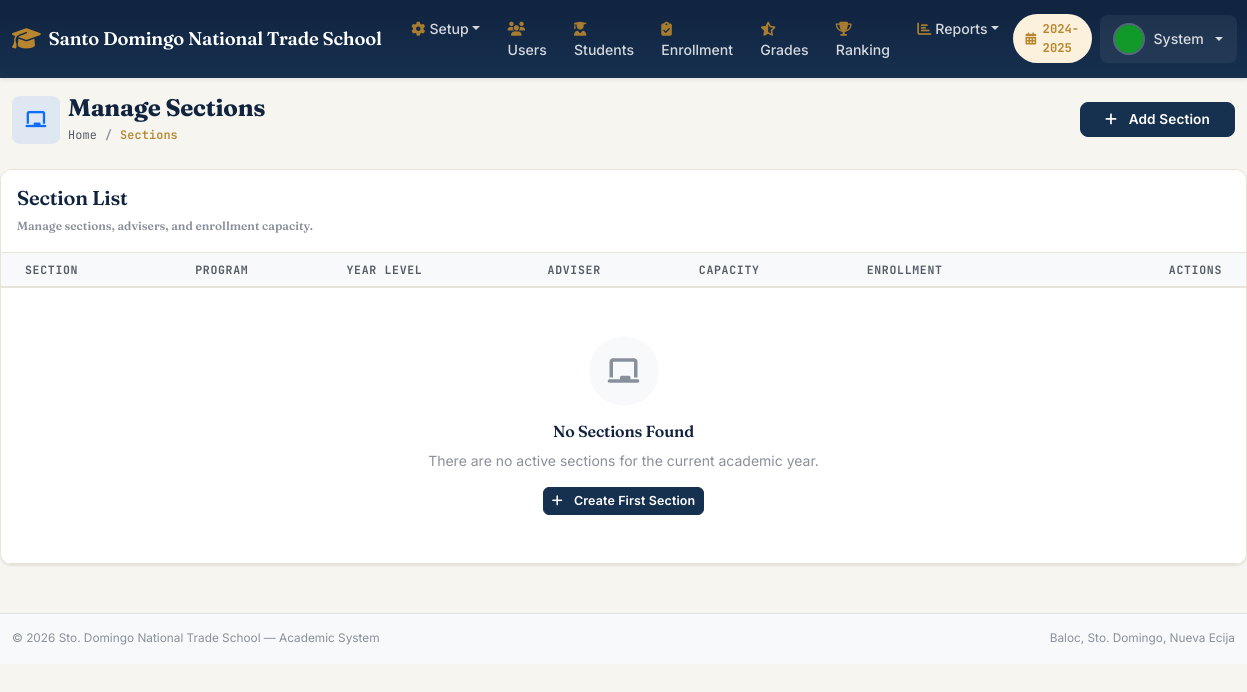
The app's page /sdnts/admin/sections.php (signed in) with its own data.
### tables this page shows
CREATE TABLE `system_settings` (
  `settingID` INT AUTO_INCREMENT PRIMARY KEY,
  `settingKey` VARCHAR(100) UNIQUE NOT NULL,
  `settingValue` TEXT,
  `dateUpdated` DATETIME DEFAULT CURRENT_TIMESTAMP ON UPDATE CURRENT_TIMESTAMP
);

CREATE TABLE `academicYear` (
  `ayID` INT AUTO_INCREMENT PRIMARY KEY,
  `academicYear` VARCHAR(20) NOT NULL,
  `academicDesc` TEXT,
  `status` ENUM('active','inactive') DEFAULT 'inactive',
  `dateCreated` DATETIME DEFAULT CURRENT_TIMESTAMP,
  `dateDeleted` DATETIME DEFAULT NULL
);

CREATE TABLE `users` (
  `userID` INT AUTO_INCREMENT PRIMARY KEY,
  `employeeNo` VARCHAR(20) UNIQUE DEFAULT NULL,
  `firstName` VARCHAR(100) NOT NULL,
  `middleName` VARCHAR(100) DEFAULT NULL,
  `lastName` VARCHAR(100) NOT NULL,
  `extName` VARCHAR(10) DEFAULT NULL,
  `pic` VARCHAR(255) DEFAULT 'default.png',
  `roleID` INT NOT NULL,
  `email` VARCHAR(150) NOT NULL UNIQUE,
  `password` VARCHAR(255) NOT NULL,
  `programID` INT DEFAULT NULL,
  `isActive` TINYINT(1) DEFAULT 1,
  `dateCreated` DATETIME DEFAULT CURRENT_TIMESTAMP,
  `dateDeleted` DATETIME DEFAULT NULL,
  `deletedBy` INT DEFAULT NULL COMMENT 'Archive audit trail: userID who archived this record',
  FOREIGN KEY (`roleID`) REFERENCES `roles`(`roleID`)
);

### sdnts/includes/config.php (called while the page is built, shortened)
<?php
function getDB(): PDO {
    static $pdo = null;
    if ($pdo === null) {
        try {
            $dsn = "mysql:host=" . DB_HOST . ";dbname=" . DB_NAME . ";charset=" . DB_CHARSET;
            $options = [
                PDO::ATTR_ERRMODE            => PDO::ERRMODE_EXCEPTION,
                PDO::ATTR_DEFAULT_FETCH_MODE => PDO::FETCH_ASSOC,
                PDO::ATTR_EMULATE_PREPARES   => false,
            ];
            $pdo = new PDO($dsn, DB_USER, DB_PASS, $options);
        } catch (PDOException $e) {
            die('<div style="background:#fee;padding:20px;font-family:monospace;">
                <strong>Database Connection Error</strong><br>
                Please ensure XAMPP MySQL is running and database <strong>sdnts_db</strong> exists.<br>
                Run <code>database.sql</code> first.<br>
                Error: ' . htmlspecialchars($e->getMessage()) . '
            </div>');
        }
    }
    return $pdo;
}
function getActiveAY(): array {
    $db = getDB();
    $stmt = $db->prepare("SELECT * FROM academicYear WHERE status='active' LIMIT 1");
    $stmt->execute();
    return $stmt->fetch() ?: ['ayID' => 1, 'academicYear' => '2024-2025'];
}
function getSetting(string $key): string {
    $db = getDB();
    $stmt = $db->prepare("SELECT settingValue FROM system_settings WHERE settingKey=?");
    $stmt->execute([$key]);
    $row = $stmt->fetch();
    return $row ? $row['settingValue'] : '';
}
function clean(string $str): string {
    return htmlspecialchars(trim($str), ENT_QUOTES, 'UTF-8');
}

### sdnts/admin/sections.php (the view, shortened to what this page needs)
<?php
require_once '../includes/config.php';
include '../includes/header.php';
?>
<div class="d-flex flex-wrap justify-content-between align-items-center gap-3 mb-4">
    <div>
        <div class="d-flex align-items-center gap-2">
            <div
                class="rounded-3 bg-primary bg-opacity-10
                       text-primary d-flex align-items-center
                       justify-content-center"
                style="width:48px;height:48px;"
            >
            </div>
            <div>
                <h4 class="mb-1 fw-bold">
                    Manage Sections
                </h4>
                <nav aria-label="breadcrumb">
                    <ol class="breadcrumb mb-0 small">
                        <li class="breadcrumb-item">
                            <a
                                href="<?= SITE_URL ?>/dashboard.php"
                                class="text-decoration-none"
                            >
                                Home
                            </a>
                        </li>
                        <li class="breadcrumb-item active">
                            Sections
                        </li>
                    </ol>
                </nav>
            </div>
        </div>
    </div>
    <button
        type="button"
        class="btn btn-primary px-4"
        data-bs-toggle="modal"
        data-bs-target="#modalSection"
        id="btnAddSection"
    >
        <i class="fas fa-plus me-2"></i>
        Add Section
    </button>
</div>
    </div>
<div class="card border-0 shadow-sm overflow-hidden">
    <div class="card-header bg-white border-0 py-3">
        <div class="d-flex flex-wrap justify-content-between align-items-center gap-2">
            <div>
                <h5 class="mb-1 fw-semibold">
                    Section List
                </h5>
                <small class="text-muted">
                    Manage sections, advisers, and enrollment capacity.
                </small>
            </div>
        </div>
    </div>
    <div class="card-body p-0">
        <div class="table-responsive">
            <table class="table table-hover align-middle mb-0 datatable">
                <thead class="table-light">
                    <tr>
                        <th class="ps-4">
                            Section
                        </th>
                        <th>
                            Program
                        </th>
                        <th>
                            Year Level
                        </th>
                        <th>
                            Adviser
                        </th>
                        <th>
                            Capacity
                        </th>
                        <th>
                            Enrollment
                        </th>
                        <th class="text-end pe-4">
                            Actions
                        </th>
                    </tr>
                </thead>
                <tbody>
                <?php
                $hasSections = false;
                ?>
                <?php if (!$hasSections): ?>
                    <tr>
                        <td
                            colspan="7"
                            class="text-center py-5"
                        >
                            <div class="mb-3">
                                <div
                                    class="rounded-circle bg-light
                                           d-inline-flex
                                           align-items-center
                                           justify-content-center"
                                    style="width:70px;height:70px;"
                                >
                                    <i
                                        class="fas fa-chalkboard
                                               fa-2x text-muted"
                                    ></i>
                                </div>
                            </div>
                            <h6 class="fw-semibold">
                                No Sections Found
                            </h6>
                            <p class="text-muted mb-3">
                                There are no active sections
                                for the current academic year.
                            </p>
                            <button
                                type="button"
                                class="btn btn-primary btn-sm"
                                data-bs-toggle="modal"
                                data-bs-target="#modalSection"
                            >
                                <i class="fas fa-plus me-2"></i>
                                Create First Section
                            </button>
                        </td>
                    </tr>
                <?php endif; ?>
                </tbody>
            </table>
        </div>
    </div>
</div>
<?php
include '../includes/footer.php';
?>

### sdnts/includes/header.php (shortened to what this page needs)
<?php
$activeAY = getActiveAY();
$schoolName = getSetting('school_name') ?: 'SDNTS';
$currentUser = null;
try {
    $db = getDB();
    $stmt = $db->prepare("SELECT u.*, r.roleName FROM users u JOIN roles r ON u.roleID=r.roleID WHERE u.userID=?");
    $stmt->execute([$_SESSION['userID']]);
    $currentUser = $stmt->fetch();
} catch(Exception $e) {}
?>
<!DOCTYPE html>
<html lang="en">
<head>
  <link rel="stylesheet" href="https://cdnjs.cloudflare.com/ajax/libs/bootstrap/5.3.2/css/bootstrap.min.css">
  <link rel="stylesheet" href="https://cdnjs.cloudflare.com/ajax/libs/font-awesome/6.5.0/css/all.min.css">
  <link rel="stylesheet" href="https://cdnjs.cloudflare.com/ajax/libs/datatables/1.10.21/css/dataTables.bootstrap5.min.css">
  <link rel="stylesheet" href="<?= SITE_URL ?>/assets/css/style.css">
</head>
<body>
<nav class="navbar navbar-expand-lg navbar-dark site-navbar shadow-sm">
  <div class="container-fluid">
    <a class="navbar-brand d-flex align-items-center gap-2" href="<?= SITE_URL ?>/dashboard.php">
      <i class="fas fa-graduation-cap fa-lg"></i>
      <span class="d-none d-md-inline"><?= clean($schoolName) ?></span>
    </a>
    <div class="collapse navbar-collapse" id="navMain">
      <ul class="navbar-nav me-auto">
        <?php if (in_array($_SESSION['roleID'], [ROLE_ADMIN, ROLE_PRINCIPAL])): ?>
        <li class="nav-item dropdown">
          <a class="nav-link dropdown-toggle" href="#" data-bs-toggle="dropdown"><i class="fas fa-cog me-1"></i>Setup</a>
        </li>
        <?php endif; ?>
        <?php if ($_SESSION['roleID'] === ROLE_ADMIN): ?>
        <li class="nav-item">
          <a class="nav-link" href="<?= SITE_URL ?>/admin/users.php"><i class="fas fa-users me-1"></i>Users</a>
        </li>
        <?php endif; ?>
        <?php if (in_array($_SESSION['roleID'], [ROLE_ADMIN, ROLE_PRINCIPAL, ROLE_TEACHER])): ?>
        <li class="nav-item">
          <a class="nav-link" href="<?= SITE_URL ?>/admin/students.php"><i class="fas fa-user-graduate me-1"></i>Students</a>
        </li>
        <li class="nav-item">
          <a class="nav-link" href="<?= SITE_URL ?>/admin/enrollment.php"><i class="fas fa-clipboard-check me-1"></i>Enrollment</a>
        </li>
        <li class="nav-item">
          <a class="nav-link" href="<?= SITE_URL ?>/admin/grades.php"><i class="fas fa-star-half-alt me-1"></i>Grades</a>
        </li>
        <li class="nav-item">
          <a class="nav-link" href="<?= SITE_URL ?>/admin/ranking.php"><i class="fas fa-trophy me-1"></i>Ranking</a>
        </li>
        <?php endif; ?>
        <li class="nav-item dropdown">
          <a class="nav-link dropdown-toggle" href="#" data-bs-toggle="dropdown"><i class="fas fa-chart-bar me-1"></i>Reports</a>
        </li>
      </ul>
      <ul class="navbar-nav ms-auto align-items-center">
        <li class="nav-item me-2">
          <span class="ay-chip"><i class="fas fa-calendar-alt"></i><?= clean($activeAY['academicYear']) ?></span>
        </li>
        <li class="nav-item dropdown">
          <a class="nav-link dropdown-toggle d-flex align-items-center gap-2 user-menu-toggle" href="#" data-bs-toggle="dropdown">
            <img src="<?= SITE_URL ?>/assets/img/uploads/<?= clean($currentUser['pic'] ?? 'default.png') ?>"
                 class="rounded-circle user-avatar-img" width="32" height="32" style="object-fit:cover;" onerror="this.src='<?= SITE_URL ?>/assets/img/default.png'">
            <span class="d-none d-lg-inline"><?= clean($currentUser['firstName'] ?? '') ?></span>
          </a>
        </li>
      </ul>
    </div>
  </div>
</nav>
<div class="container-fluid mt-3">

### sdnts/assets/css/style.css (style rules this page uses)
:root { --navy-900:#10233F; --navy-800:#152C4C; --navy-700:#1B3A63; --navy-500:#2F5687; --navy-100:#E7EEF6; --gold-500:#B8862E; --gold-100:#FBF1DD; --sage-600:#3E7A5B; --sage-100:#E4F1EA; --plum-600:#5B4B8A; --plum-100:#EDE9F6; --brick-600:#B5432F; --brick-100:#F8E7E2; --sky-500:#2C7BB0; --sky-100:#E5F1F8; --cream-50:#F7F5F0; --ink-900:#1A1D23; --ink-600:#565C66; --ink-400:#8A909B; --line:#E7E3D9; --radius:12px; --radius-sm:8px; --radius-lg:16px; --shadow-sm:0 1px 2px rgba(16,35,63,.06), 0 1px 3px rgba(16,35,63,.04); --shadow-md:0 8px 22px rgba(16,35,63,.08); --font-display:'Fraunces', Georgia, serif; --font-body:'Inter', -apple-system, BlinkMacSystemFont, 'Segoe UI', sans-serif; --font-mono:'JetBrains Mono', 'Courier New', monospace; }
body { font-family: var(--font-body); background: var(--cream-50); color: var(--ink-900); font-size: 0.925rem; }
h1,h2,h3,h4,h5,h6 { font-family: var(--font-display); color: var(--navy-900); font-weight: 600; letter-spacing: -0.01em; }
a { color: var(--navy-700); }
.breadcrumb { font-family: var(--font-mono); font-size: .78rem; letter-spacing: .01em; }
.breadcrumb-item a { color: var(--ink-600); text-decoration:none; }
.breadcrumb-item.active { color: var(--gold-500); font-weight: 600; }
.breadcrumb-item + .breadcrumb-item::before { color: var(--ink-400); }
.card { border: 1px solid var(--line) !important; border-radius: var(--radius) !important; box-shadow: var(--shadow-sm) !important; }
.card.shadow-sm { box-shadow: var(--shadow-sm) !important; }
.card-header { background: #fff !important; border-bottom: 1px solid var(--line) !important; font-family: var(--font-display); font-weight: 600; color: var(--navy-900); }
.btn { border-radius: var(--radius-sm); font-weight: 600; font-size: .85rem; letter-spacing: .01em; transition: transform .12s ease, box-shadow .12s ease, background .15s ease, color .15s ease; }
.btn-primary { background: var(--navy-800); border-color: var(--navy-800); }
.btn-sm { border-radius: 6px; font-size: .78rem; }
.table { font-size: .875rem; --bs-table-hover-bg: var(--cream-50); }
.table thead th { font-family: var(--font-mono); font-size: .72rem; text-transform: uppercase; letter-spacing: .06em; font-weight: 700; color: var(--ink-600); border-bottom: 2px solid var(--line) !important; }
.table-light, .table > :not(caption) > * > *.table-light { background: #FCFBF8 !important; }
.table td, .table th { border-color: var(--line); vertical-align: middle; }
.text-muted { color: var(--ink-400) !important; }
.small, small { font-size: .8em; }

### sdnts/includes/header.php (style rules this page uses)
:root { --navy-900: #10233F; --navy-800: #16304F; --navy-700: #1B3A63; --navy-500: #2F5687; --gold-500: #B8862E; --gold-100: #FBF1DD; --sage-600: #3E7A5B; --sage-100: #E4F1EA; --plum-600: #5B4B8A; --brick-600: #B5432F; --brick-100: #F8E7E2; --cream-50: #F7F5F0; --ink-900: #1A1D23; --ink-600: #565C66; --ink-400: #8A909B; --line: #E7E3D9; --font-display: 'Fraunces', Georgia, serif; --font-body: 'Inter', -apple-system, sans-serif; --font-mono: 'JetBrains Mono', 'Courier New', monospace; }
body { font-family: var(--font-body); background: var(--cream-50); color: var(--ink-900); }
.site-navbar { background: linear-gradient(180deg, var(--navy-900), var(--navy-800)); border-bottom: 1px solid rgba(255,255,255,0.06); padding-top: .6rem; padding-bottom: .6rem; }
.site-navbar .navbar-brand { font-family: var(--font-display); font-weight: 600; font-size: 1.15rem; letter-spacing: -0.01em; color: #fff !important; }
.site-navbar .navbar-brand i { color: var(--gold-500); }
.site-navbar .nav-link { font-size: 0.88rem; font-weight: 500; color: rgba(255,255,255,0.82) !important; padding: 0.5rem 0.85rem !important; border-radius: 8px; transition: background .15s ease, color .15s ease; }
.site-navbar .nav-link i { color: var(--gold-500); opacity: 0.9; }
.ay-chip { display: inline-flex; align-items: center; gap: 0.4rem; background: var(--gold-100); color: var(--gold-500); font-family: var(--font-mono); font-weight: 700; font-size: 0.76rem; padding: 0.4rem 0.8rem; border-radius: 999px; }
.user-menu-toggle { padding: 0.3rem 0.6rem 0.3rem 0.3rem !important; border-radius: 999px; background: rgba(255,255,255,0.06); }
.user-avatar-img { border: 2px solid rgba(255,255,255,0.25); }

### records on screen
system_settings: settingValue "Santo Domingo National Trade School"
academicyear: academicYear "2024-2025"
users: pic (placeholder picture), firstName "System"
